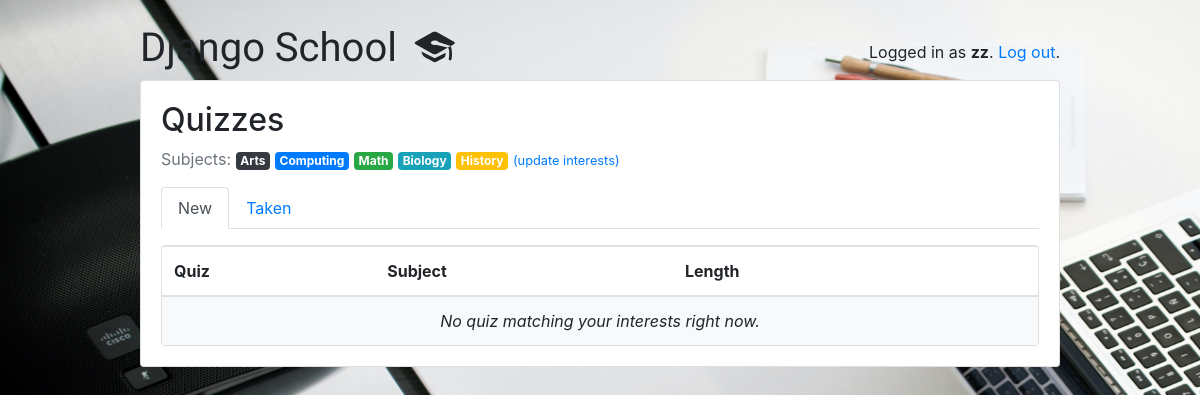
Screenshot of /students/ (signed in) with the database file from the repository.
### classroom/models.py (models this page shows, shortened)
class User(AbstractUser):
    is_student = models.BooleanField(default=False)
    is_teacher = models.BooleanField(default=False)

class Subject(models.Model):
    name = models.CharField(max_length=30)
    color = models.CharField(max_length=7, default='#007bff')
    def get_html_badge(self):
        name = escape(self.name)
        color = escape(self.color)
        html = '<span class="badge badge-primary" style="background-color: %s">%s</span>' % (color, name)
        return mark_safe(html)

### classroom/views/students.py (the view)
# urls.py: path('', students.QuizListView.as_view(), name='quiz_list'),
@method_decorator([login_required, student_required], name='dispatch')
class QuizListView(ListView):
    model = Quiz
    ordering = ('name', )
    context_object_name = 'quizzes'
    template_name = 'classroom/students/quiz_list.html'
    def get_queryset(self):
        student = self.request.user.student
        student_interests = student.interests.values_list('pk', flat=True)
        taken_quizzes = student.quizzes.values_list('pk', flat=True)
        queryset = Quiz.objects.filter(subject__in=student_interests) \
            .exclude(pk__in=taken_quizzes) \
            .annotate(questions_count=Count('questions')) \
            .filter(questions_count__gt=0)
        return queryset

### classroom/templates/classroom/students/quiz_list.html
{% extends 'base.html' %}
{% block content %}
  {% include 'classroom/students/_header.html' with active='new' %}
  <div class="card">
    <table class="table mb-0">
      <thead>
        <tr>
          <th>Quiz</th>
          <th>Subject</th>
          <th>Length</th>
          <th></th>
        </tr>
      </thead>
      <tbody>
        {% for quiz in quizzes %}
          <tr>
            <td class="align-middle">{{ quiz.name }}</td>
            <td class="align-middle">{{ quiz.subject.get_html_badge }}</td>
            <td class="align-middle">{{ quiz.questions_count }} questions</td>
            <td class="text-right">
              <a href="{% url 'students:take_quiz' quiz.pk %}" class="btn btn-primary">Start quiz</a>
            </td>
          </tr>
        {% empty %}
          <tr>
            <td class="bg-light text-center font-italic" colspan="4">No quiz matching your interests right now.</td>
          </tr>
        {% endfor %}
      </tbody>
    </table>
  </div>
{% endblock %}

### templates/base.html (shortened to what this page needs)
{% load static %}<!doctype html>
<html lang="en">
  <head>
    <link rel="stylesheet" href="https://maxcdn.bootstrapcdn.com/bootstrap/4.0.0/css/bootstrap.min.css">
    <link rel="stylesheet" type="text/css" href="{% static 'vendor/fontello-2f186091/css/fontello.css' %}">
    <link rel="stylesheet" type="text/css" href="{% static 'css/app.css' %}">
    {% if user.is_authenticated and user.is_teacher %}
      <link rel="stylesheet" type="text/css" href="{% static 'css/teachers.css' %}">
    {% else %}
      <link rel="stylesheet" type="text/css" href="{% static 'css/students.css' %}">
    {% endif %}
  </head>
  <body style="background-image: url({% static 'img/school.jpg'%});background-repeat: no-repeat;background-size: 2000px 1000px;">
    <div class="container my-4">
      <div class="row justify-content-center">
        <div class="col-md-10 col-sm-12">
          <div class="row">
            <div class="col-6">
              <h1 class="logo">
                <a href="{% url 'home' %}">
                  Django School
                  {% if user.is_authenticated %}
                    {% if user.is_teacher %}
                      <span class="icon-feather" data-toggle="tooltip" data-placement="right" title="Teacher profile"></span>
                    {% else %}
                      <span class="icon-graduation-cap" data-toggle="tooltip" data-placement="right" title="Student profile"></span>
                    {% endif %}
                  {% endif %}
                </a>
              </h1>
            </div>
            <div class="col-6 text-right">
              {% if user.is_authenticated %}
                <p class="pt-3">Logged in as <strong>{{ user.username }}</strong>. <a href="{% url 'logout' %}">Log out</a>.</p>
              {% else %}
                <a href="{% url 'login' %}" class="btn btn-light" role="button">Log in</a>
                <a href="{% url 'signup' %}" class="btn btn-primary" role="button">Sign up</a>
              {% endif %}
            </div>
          </div>
          <div class="card mb-3">
            <div class="card-body">
              {% block content %}
              {% endblock %}
            </div>
          </div>
        </div>
      </div>
    </div>
  </body>
</html>

### classroom/templates/classroom/students/_header.html
<h2>Quizzes</h2>
<p class="text-muted">
  Subjects:{% for subject in user.student.interests.all %} {{ subject.get_html_badge }}{% endfor %}
  <a href="{% url 'students:student_interests' %}"><small>(update interests)</small></a>
</p>
<ul class="nav nav-tabs mb-3">
  <li class="nav-item">
    <a class="nav-link{% if active == 'new' %} active{% endif %}" href="{% url 'students:quiz_list' %}">New</a>
  </li>
  <li class="nav-item">
    <a class="nav-link{% if active == 'taken' %} active{% endif %}" href="{% url 'students:taken_quiz_list' %}">Taken</a>
  </li>
</ul>

### static/css/app.css (style rules this page uses)
.logo { font-family: 'Clicker Script', cursive; }
.logo a { color: #212529; text-decoration: none; }

### static/css/students.css (style rules this page uses)
body { background-color: #c2d4d8; }

### rows the page displays
User: username "zz"
Subject: get_html_badge "Arts"
Subject: get_html_badge "Computing"
Subject: get_html_badge "Math"
Subject: get_html_badge "Biology"
Subject: get_html_badge "History"
